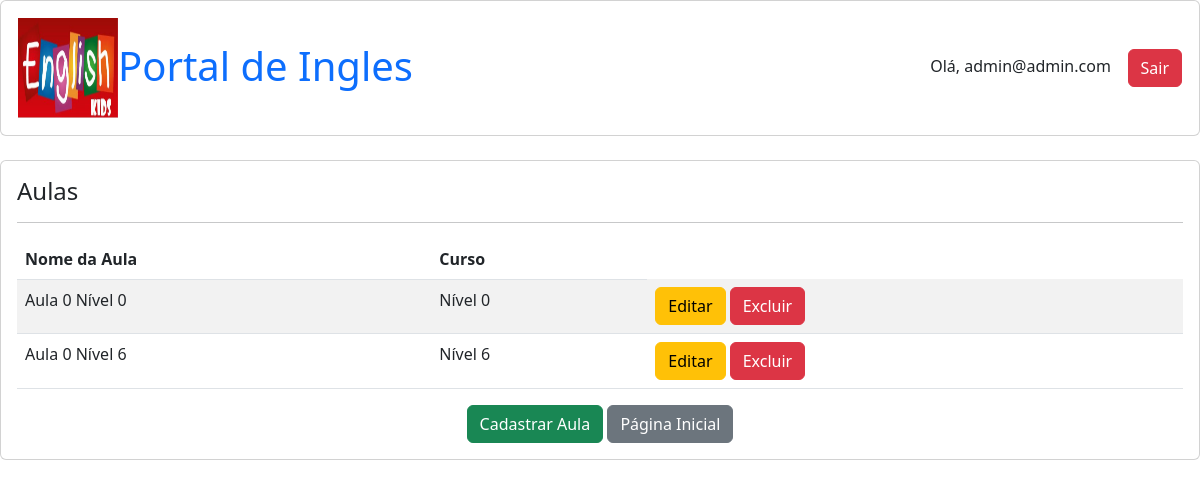
The page /aula (signed in) on the database as committed earlier.
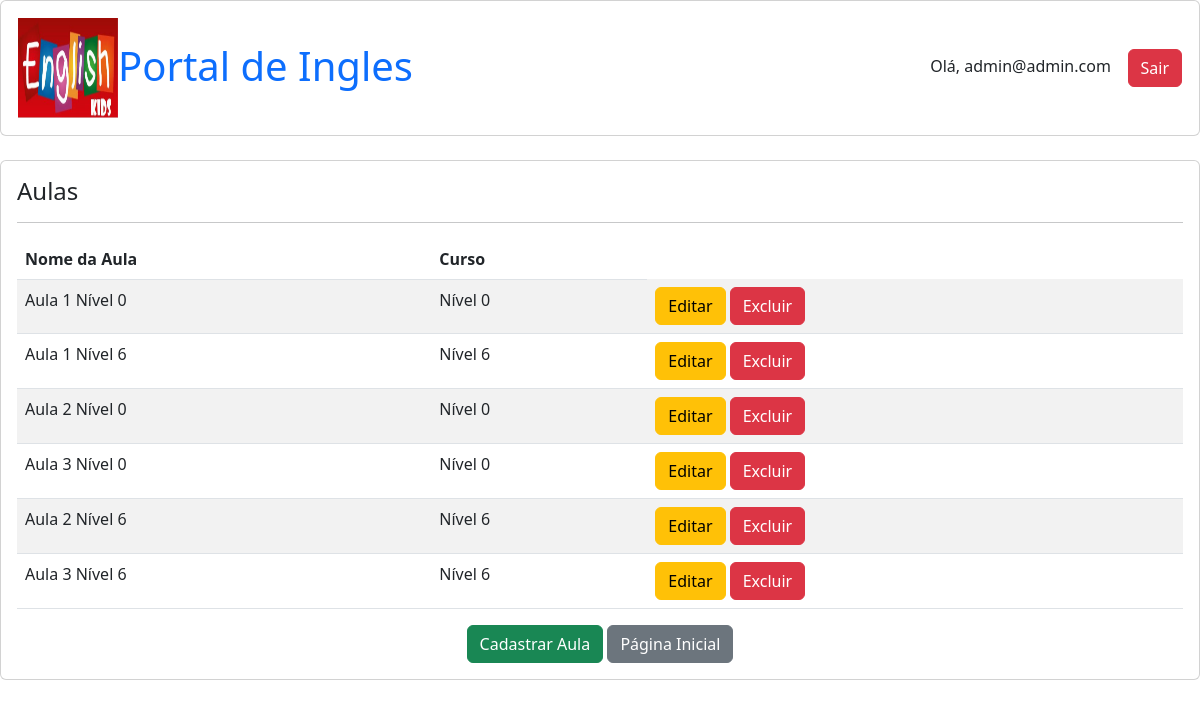
The same page on the database as committed later.
### portal/models.py (models this page shows, shortened)
class Aula(models.Model):
    curso = models.ForeignKey(Curso, on_delete=models.CASCADE, related_name='aulas')
    nome_aula = models.CharField(max_length=100)
    video_url = models.CharField(max_length=100)

class Curso(models.Model):
    categoria = models.ForeignKey(Categoria, on_delete=models.SET_NULL, null=True)
    nome_curso = models.CharField(max_length=200)
    slug = models.SlugField(max_length=200, unique=True)
    usuario = models.ForeignKey(Usuario, on_delete=models.CASCADE)
    descricao = models.TextField(blank=False)
    thumbnail = models.ImageField(upload_to='thumbnails/',null=True, blank=True)
    def __str__(self):
        return self.nome_curso

### portal/views.py (the view)
# urls.py: path('aula', views.aula, name='aula'),
@staff_member_required(login_url='/login')
def aula(request):
    aulas = Aula.objects.all()
    context = {
        'aulas' : aulas
    }
    return render(request, 'aula.html', context)

### portal/models.py (called while the page is built)
    def get_full_name(self):
        return self.email

### portal/templates/aula.html (shortened to what this page needs)
{% extends 'base.html' %}
{% block content %}
<div class='card'>
    <div class='card-body'>
        <h4>Aulas</h4>
        <hr>
        <table class="table table-striped">
            <thead>
                <tr>
                    <th>Nome da Aula</th>
                    <th>Curso</th>
                </tr>
            </thead>
            <tbody>
                {% for aula in aulas %}
                <tr>
                    <td>{{ aula.nome_aula }}</td>
                    <td>{{ aula.curso }}</td>
                    <td>
                        <a class="btn btn-warning" href="{% url 'aula_edit' aula.id %}">Editar</a>
                        <a class="btn btn-danger" href="{% url 'aula_delete' aula.id %}"
                        onclick="return confirm('Confirma a exclusão?')">Excluir</a>
                    </td>
                </tr>
                {% endfor %}
            </tbody>
        </table>
        <center>
            <a class="btn btn-success" href="{% url 'aula_add' %}">Cadastrar Aula</a>
            <a class="btn btn btn-secondary" href="{% url 'home' %}">Página Inicial</a>
        </center>
    </div>
</div>
{% endblock %}

Rows that differ between the two databases and show on the page:
changed Aula: nome_aula "Aula 0 Nível 0" → "Aula 1 Nível 0"
changed Aula: nome_aula "Aula 0 Nível 6" → "Aula 1 Nível 6"
added Aula: nome_aula "Aula 2 Nível 0", curso "Nível 0"
added Aula: nome_aula "Aula 3 Nível 0", curso "Nível 0"
added Aula: nome_aula "Aula 2 Nível 6", curso "Nível 6"
added Aula: nome_aula "Aula 3 Nível 6", curso "Nível 6"
